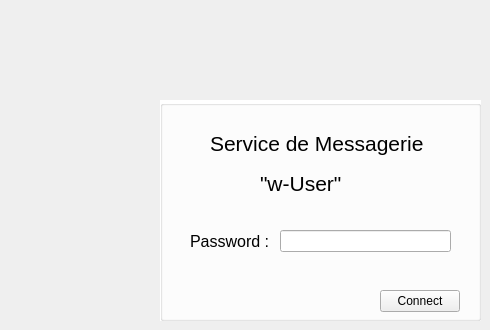
        <widget class="QWidget" name="page_7">
         <widget class="QGroupBox" name="groupBox_7">
          <property name="geometry">
           <rect>
            <x>160</x>
            <y>100</y>
            <width>321</width>
            <height>221</height>
           </rect>
          </property>
          <property name="styleSheet">
           <string notr="true">QGroupBox
{
	background-color: rgb(255, 255, 255);
}</string>
          </property>
          <property name="title">
           <string/>
          </property>
          <widget class="QLabel" name="label_2">
           <property name="geometry">
            <rect>
             <x>50</x>
             <y>30</y>
             <width>221</width>
             <height>26</height>
            </rect>
           </property>
           <property name="font">
            <font>
             <pointsize>16</pointsize>
            </font>
           </property>
           <property name="text">
            <string>Service de Messagerie  </string>
           </property>
          </widget>
          <widget class="QLabel" name="label_6">
           <property name="geometry">
            <rect>
             <x>100</x>
             <y>70</y>
             <width>101</width>
             <height>26</height>
            </rect>
           </property>
           <property name="font">
            <font>
             <pointsize>16</pointsize>
            </font>
           </property>
           <property name="text">
            <string>&quot;w-User&quot;</string>
           </property>
          </widget>
          <widget class="QPushButton" name="connect_message">
           <property name="geometry">
            <rect>
             <x>220</x>
             <y>190</y>
             <width>80</width>
             <height>22</height>
            </rect>
           </property>
           <property name="text">
            <string>Connect</string>
           </property>
          </widget>
          <widget class="QWidget" name="layoutWidget">
           <property name="geometry">
            <rect>
             <x>30</x>
             <y>130</y>
             <width>261</width>
             <height>27</height>
            </rect>
           </property>
           <layout class="QFormLayout" name="formLayout_7">
            <item row="0" column="0">
             <widget class="QLabel" name="label_17">
              <property name="font">
               <font>
                <pointsize>12</pointsize>
               </font>
              </property>
              <property name="text">
               <string>Password : </string>
              </property>
             </widget>
            </item>
            <item row="0" column="1">
             <widget class="QLineEdit" name="password_msg">
              <property name="echoMode">
               <enum>QLineEdit::Password</enum>
              </property>
             </widget>
            </item>
           </layout>
          </widget>
         </widget>
        </widget>
